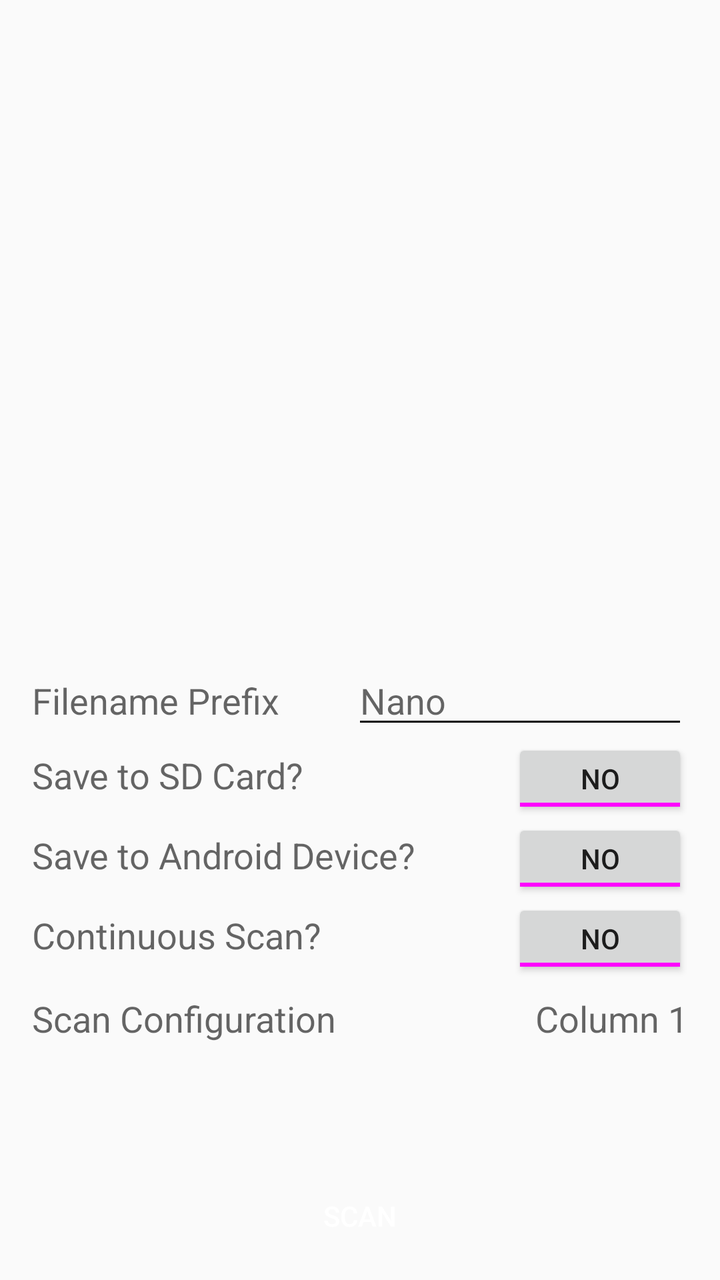
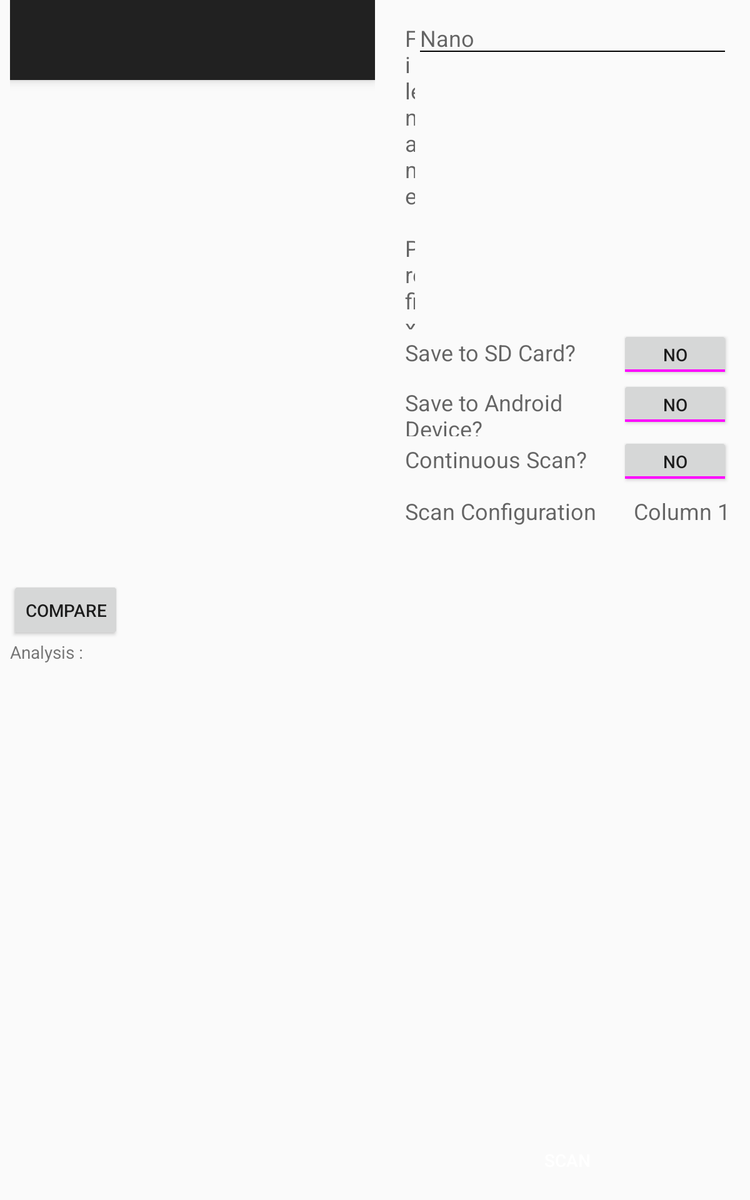

The same Android screen from two of the app's own layout files: first res/layout/ as a phone draws it, then the repository's variant for another configuration, drawn on a device whose configuration selects that folder. Both files follow.
<!-- AndroidManifest.xml: activity theme AppThemeAppCompat -->
<!-- res/layout/activity_new_scan.xml -->
<LinearLayout xmlns:android="http://schemas.android.com/apk/res/android"
    xmlns:tools="http://schemas.android.com/tools"
    android:layout_width="match_parent"
    android:layout_height="match_parent"
    android:orientation="vertical"

    tools:context="com.kstechnologies.NanoScan.NewScanActivity">

    <RelativeLayout
        android:layout_width="match_parent"
        android:layout_height="match_parent"
        android:layout_marginEnd="@dimen/dip8"
        android:layout_marginStart="@dimen/dip8"
        android:layout_weight="1">

        <android.support.v4.view.ViewPager
            android:id="@+id/viewpager"
            android:layout_width="match_parent"
            android:layout_height="match_parent"/>

        <ProgressBar
            android:id="@+id/calProgress"
            android:layout_width="wrap_content"
            android:layout_height="wrap_content"
            android:layout_centerInParent="true"
            android:indeterminate="true"
            android:visibility="gone"/>

    </RelativeLayout>


    <RelativeLayout
        android:id="@+id/rl_graph_list"
        android:layout_width="match_parent"
        android:layout_height="match_parent"
        android:layout_weight="1"
        android:paddingBottom="@dimen/dip8"
        android:paddingLeft="@dimen/activity_horizontal_margin"
        android:paddingRight="@dimen/activity_horizontal_margin"
        android:paddingTop="@dimen/dip8">

        <Button
            android:id="@+id/btn_scan"
            android:layout_width="match_parent"
            android:layout_height="wrap_content"
            android:layout_alignParentBottom="true"
            android:layout_marginTop="@dimen/dip8"
            android:background="@color/kst_red"
            android:text="@string/scan"
            android:textColor="@color/white" />

        <ScrollView
            android:layout_width="match_parent"
            android:layout_height="match_parent"
            android:layout_above="@id/btn_scan">

            <RelativeLayout
                android:layout_width="match_parent"
                android:layout_height="wrap_content">

                <LinearLayout
                    android:id="@+id/ll_prefix"
                    android:layout_width="match_parent"
                    android:layout_height="wrap_content"
                    android:focusableInTouchMode="true">

                    <TextView
                        android:id="@+id/tv_prefix"
                        android:layout_width="0dp"
                        android:layout_height="wrap_content"
                        android:layout_weight="1"
                        android:text="@string/prefix"
                        android:textAppearance="?android:textAppearanceMedium" />

                    <EditText
                        android:id="@+id/et_prefix"
                        android:layout_width="wrap_content"
                        android:layout_height="wrap_content"
                        android:ems="8"
                        android:hint="@string/nano"
                        android:singleLine="true" />

                </LinearLayout>

                <View
                    android:layout_width="match_parent"
                    android:layout_height="@dimen/px1"
                    android:layout_below="@id/ll_prefix"
                    android:background="@color/gray" />

                <LinearLayout
                    android:id="@+id/ll_sd"
                    android:layout_width="match_parent"
                    android:layout_height="wrap_content"
                    android:layout_below="@id/ll_prefix">

                    <TextView
                        android:id="@+id/tv_saveSD"
                        android:layout_width="0dp"
                        android:layout_height="wrap_content"
                        android:layout_weight="1"
                        android:text="@string/save_to_sd"
                        android:textAppearance="?android:textAppearanceMedium" />

                    <ToggleButton
                        android:id="@+id/btn_saveSD"
                        android:layout_width="wrap_content"
                        android:layout_height="@dimen/dip40"
                        android:textOff="No"
                        android:textOn="Yes" />

                </LinearLayout>

                <View
                    android:layout_width="match_parent"
                    android:layout_height="@dimen/px1"
                    android:layout_below="@id/ll_sd"
                    android:background="@color/gray" />

                <LinearLayout
                    android:id="@+id/ll_os"
                    android:layout_width="match_parent"
                    android:layout_height="wrap_content"
                    android:layout_below="@id/ll_sd">

                    <TextView
                        android:id="@+id/tv_saveOS"
                        android:layout_width="0dp"
                        android:layout_height="wrap_content"
                        android:layout_weight="1"
                        android:text="@string/save_to_android"
                        android:textAppearance="?android:textAppearanceMedium" />

                    <ToggleButton
                        android:id="@+id/btn_saveOS"
                        android:layout_width="wrap_content"
                        android:layout_height="@dimen/dip40"
                        android:textOff="No"
                        android:textOn="Yes" />

                </LinearLayout>

                <View
                    android:layout_width="match_parent"
                    android:layout_height="@dimen/px1"
                    android:layout_below="@id/ll_os"
                    android:background="@color/gray" />

                <LinearLayout
                    android:id="@+id/ll_continuous"
                    android:layout_width="match_parent"
                    android:layout_height="@dimen/dip40"
                    android:layout_below="@id/ll_os">

                    <TextView
                        android:id="@+id/tv_continuous"
                        android:layout_width="0dp"
                        android:layout_height="wrap_content"
                        android:layout_weight="1"
                        android:text="@string/cont_scan"
                        android:textAppearance="?android:textAppearanceMedium" />

                    <ToggleButton
                        android:id="@+id/btn_continuous"
                        android:layout_width="wrap_content"
                        android:layout_height="@dimen/dip40"
                        android:textOff="No"
                        android:textOn="Yes" />

                </LinearLayout>

                <View
                    android:layout_width="match_parent"
                    android:layout_height="@dimen/px1"
                    android:layout_below="@id/ll_continuous"
                    android:background="@color/gray" />

                <LinearLayout
                    android:id="@+id/ll_conf"
                    android:layout_width="match_parent"
                    android:layout_height="wrap_content"
                    android:layout_below="@id/ll_continuous"
                    android:gravity="center"
                    android:minHeight="@dimen/dip40">

                    <TextView
                        android:id="@+id/tv_conf"
                        android:layout_width="0dp"
                        android:layout_height="wrap_content"
                        android:layout_weight="1"
                        android:text="@string/scan_conf"
                        android:textAppearance="?android:textAppearanceMedium" />

                    <TextView
                        android:id="@+id/tv_scan_conf"
                        android:layout_width="wrap_content"
                        android:layout_height="wrap_content"
                        android:text="@string/col_1"
                        android:textAppearance="?android:textAppearanceMedium" />

                </LinearLayout>

                <View
                    android:layout_width="match_parent"
                    android:layout_height="@dimen/px1"
                    android:layout_below="@id/ll_conf"
                    android:background="@color/gray" />
            </RelativeLayout>
        </ScrollView>
    </RelativeLayout>

</LinearLayout>
<!-- resources referenced by this layout -->
<resources>
  <dimen name="activity_horizontal_margin">16dp</dimen>
  <dimen name="dip40">40dp</dimen>
  <dimen name="dip8">8dp</dimen>
  <dimen name="px1">1px</dimen>
  <string name="col_1">Column 1</string>
  <string name="cont_scan">Continuous Scan?</string>
  <string name="nano">Nano</string>
  <string name="prefix">Filename Prefix</string>
  <string name="save_to_android">Save to Android Device?</string>
  <string name="save_to_sd">Save to SD Card?</string>
  <string name="scan">Scan</string>
  <string name="scan_conf">Scan Configuration</string>
  <style name="AppThemeAppCompat" parent="Theme.AppCompat.Light.DarkActionBar">
          
          <item name="android:colorAccent">@color/kst_red</item>
          <item name="android:colorFocusedHighlight">@color/kst_red</item>
          <item name="android:colorControlActivated">@color/kst_red</item>
          <item name="android:colorControlNormal">@color/kst_red</item>
          <item name="android:navigationBarColor">@color/kst_red</item>
          <item name="android:color">@color/kst_red</item>
          <item name="android:colorPrimary">@color/kst_red</item>
      </style>
</resources>
<!-- res/layout-sw600dp/activity_new_scan.xml (the repository's variant of the layout above) -->
<!-- drawn on a 7-inch tablet held upright -->
<LinearLayout
    xmlns:android="http://schemas.android.com/apk/res/android"
    xmlns:tools="http://schemas.android.com/tools"
    android:layout_width="match_parent"
    android:layout_height="match_parent"
    android:orientation="horizontal"
    tools:context="com.kstechnologies.NanoScan.NewScanActivity">

    <LinearLayout
        android:layout_width="0dp"
        android:layout_height="wrap_content"
        android:layout_marginEnd="@dimen/dip8"
        android:layout_marginStart="@dimen/dip8"
        android:orientation="vertical"
        android:layout_weight="1">

        <android.support.design.widget.TabLayout
            android:id="@+id/tab_layout_new_scan"
            android:layout_width="match_parent"
            android:layout_height="wrap_content"
            android:background="?attr/colorPrimary"
            android:elevation="6dp"
            android:minHeight="?attr/actionBarSize"
            android:theme="@style/ThemeOverlay.AppCompat.Dark.ActionBar" />

        <android.support.v4.view.ViewPager
            android:id="@+id/viewpager"
            android:layout_width="wrap_content"
            android:layout_height="400dp"  />

        <ProgressBar
            android:id="@+id/calProgress"
            android:layout_width="wrap_content"
            android:layout_height="wrap_content"
            android:layout_centerInParent="true"
            android:indeterminate="true"
            android:visibility="gone"/>

        <Button
            android:id="@+id/btn_compare_new_scan"
            android:layout_width="wrap_content"
            android:layout_height="wrap_content"
            android:text="@string/compare" />

        <TextView
            android:id="@+id/tv_analysis_new_scan"
            android:layout_width="wrap_content"
            android:text="Analysis : "
            android:layout_height="wrap_content" />

    </LinearLayout>

    <RelativeLayout
        android:id="@+id/rl_graph_list"
        android:layout_width="0dp"
        android:layout_height="match_parent"
        android:layout_weight="1"
        android:paddingBottom="@dimen/dip8"
        android:paddingLeft="@dimen/activity_horizontal_margin"
        android:paddingRight="@dimen/activity_horizontal_margin"
        android:paddingTop="@dimen/dip8">

        <Button
            android:id="@+id/btn_scan"
            android:layout_width="match_parent"
            android:layout_height="wrap_content"
            android:layout_alignParentBottom="true"
            android:layout_marginTop="@dimen/dip8"
            android:background="@color/kst_red"
            android:text="@string/scan"
            android:textColor="@color/white" />

        <ScrollView
            android:layout_width="match_parent"
            android:layout_height="match_parent"
            android:layout_above="@id/btn_scan">

            <RelativeLayout
                android:layout_width="match_parent"
                android:layout_height="wrap_content">

                <LinearLayout
                    android:id="@+id/ll_prefix"
                    android:layout_width="match_parent"
                    android:layout_height="wrap_content"
                    android:focusableInTouchMode="true">

                    <TextView
                        android:id="@+id/tv_prefix"
                        android:layout_width="0dp"
                        android:layout_height="wrap_content"
                        android:layout_weight="1"
                        android:text="@string/prefix"
                        android:textAppearance="?android:textAppearanceMedium" />

                    <EditText
                        android:id="@+id/et_prefix"
                        android:layout_width="wrap_content"
                        android:layout_height="wrap_content"
                        android:ems="12"
                        android:hint="@string/nano"
                        android:singleLine="true" />

                </LinearLayout>

                <View
                    android:layout_width="match_parent"
                    android:layout_height="@dimen/px1"
                    android:layout_below="@id/ll_prefix"
                    android:background="@color/gray" />

                <LinearLayout
                    android:id="@+id/ll_sd"
                    android:layout_width="match_parent"
                    android:layout_height="wrap_content"
                    android:layout_below="@id/ll_prefix">

                    <TextView
                        android:id="@+id/tv_saveSD"
                        android:layout_width="0dp"
                        android:layout_height="wrap_content"
                        android:layout_weight="1"
                        android:text="@string/save_to_sd"
                        android:textAppearance="?android:textAppearanceMedium" />

                    <ToggleButton
                        android:id="@+id/btn_saveSD"
                        android:layout_width="wrap_content"
                        android:layout_height="@dimen/dip40"
                        android:textOff="@string/no"
                        android:textOn="Yes" />

                </LinearLayout>

                <View
                    android:layout_width="match_parent"
                    android:layout_height="@dimen/px1"
                    android:layout_below="@id/ll_sd"
                    android:background="@color/gray" />

                <LinearLayout
                    android:id="@+id/ll_os"
                    android:layout_width="match_parent"
                    android:layout_height="wrap_content"
                    android:layout_below="@id/ll_sd">

                    <TextView
                        android:id="@+id/tv_saveOS"
                        android:layout_width="0dp"
                        android:layout_height="wrap_content"
                        android:layout_weight="1"
                        android:text="@string/save_to_android"
                        android:textAppearance="?android:textAppearanceMedium" />

                    <ToggleButton
                        android:id="@+id/btn_saveOS"
                        android:layout_width="wrap_content"
                        android:layout_height="@dimen/dip40"
                        android:textOff="No"
                        android:textOn="Yes" />

                </LinearLayout>

                <View
                    android:layout_width="match_parent"
                    android:layout_height="@dimen/px1"
                    android:layout_below="@id/ll_os"
                    android:background="@color/gray" />

                <LinearLayout
                    android:id="@+id/ll_continuous"
                    android:layout_width="match_parent"
                    android:layout_height="@dimen/dip40"
                    android:layout_below="@id/ll_os">

                    <TextView
                        android:id="@+id/tv_continuous"
                        android:layout_width="0dp"
                        android:layout_height="wrap_content"
                        android:layout_weight="1"
                        android:text="@string/cont_scan"
                        android:textAppearance="?android:textAppearanceMedium" />

                    <ToggleButton
                        android:id="@+id/btn_continuous"
                        android:layout_width="wrap_content"
                        android:layout_height="@dimen/dip40"
                        android:textOff="No"
                        android:textOn="Yes" />

                </LinearLayout>

                <View
                    android:layout_width="match_parent"
                    android:layout_height="@dimen/px1"
                    android:layout_below="@id/ll_continuous"
                    android:background="@color/gray" />

                <LinearLayout
                    android:id="@+id/ll_conf"
                    android:layout_width="match_parent"
                    android:layout_height="wrap_content"
                    android:layout_below="@id/ll_continuous"
                    android:gravity="center"
                    android:minHeight="@dimen/dip40">

                    <TextView
                        android:id="@+id/tv_conf"
                        android:layout_width="0dp"
                        android:layout_height="wrap_content"
                        android:layout_weight="1"
                        android:text="@string/scan_conf"
                        android:textAppearance="?android:textAppearanceMedium" />

                    <TextView
                        android:id="@+id/tv_scan_conf"
                        android:layout_width="wrap_content"
                        android:layout_height="wrap_content"
                        android:text="@string/col_1"
                        android:textAppearance="?android:textAppearanceMedium" />

                </LinearLayout>

                <View
                    android:layout_width="match_parent"
                    android:layout_height="@dimen/px1"
                    android:layout_below="@id/ll_conf"
                    android:background="@color/gray" />
            </RelativeLayout>
        </ScrollView>
    </RelativeLayout>

</LinearLayout>
<!-- resources referenced by the variant -->
<!-- as a 7-inch tablet held upright resolves them -->
<resources>
  <dimen name="activity_horizontal_margin">16dp</dimen>
  <dimen name="dip40">40dp</dimen>
  <dimen name="dip8">8dp</dimen>
  <dimen name="px1">1px</dimen>
  <string name="col_1">Column 1</string>
  <string name="compare">Compare</string>
  <string name="cont_scan">Continuous Scan?</string>
  <string name="nano">Nano</string>
  <string name="no">No</string>
  <string name="prefix">Filename Prefix</string>
  <string name="save_to_android">Save to Android Device?</string>
  <string name="save_to_sd">Save to SD Card?</string>
  <string name="scan">Scan</string>
  <string name="scan_conf">Scan Configuration</string>
  <style name="AppThemeAppCompat" parent="Theme.AppCompat.Light.DarkActionBar">
          
          <item name="android:colorAccent">@color/kst_red</item>
          <item name="android:colorFocusedHighlight">@color/kst_red</item>
          <item name="android:colorControlActivated">@color/kst_red</item>
          <item name="android:colorControlNormal">@color/kst_red</item>
          <item name="android:navigationBarColor">@color/kst_red</item>
          <item name="android:color">@color/kst_red</item>
          <item name="android:colorPrimary">@color/kst_red</item>
      </style>
</resources>
